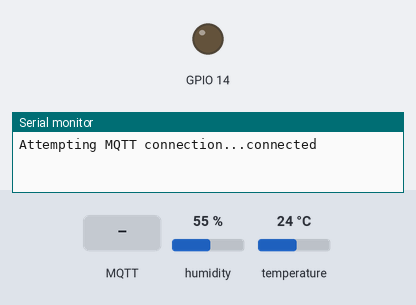
A program run on a simulated ESP8266 (NodeMCU). Parts: output pins drawn as LEDs (lit = HIGH), the last lines printed to the serial monitor. The inputs (shaded band) are chosen by the test bench; at power-on: humidity 55 %, temperature 24 °C. WiFi joins after 1.5 s; servers stay silent unless stated; random numbers use the default seed unless the program sets one; no MQTT or app messages arrive unless stated.

Above: at 1.3 s.
1.4 s: MQTT message "led1" arrives on the first subscribed topic
At 2.4 s:
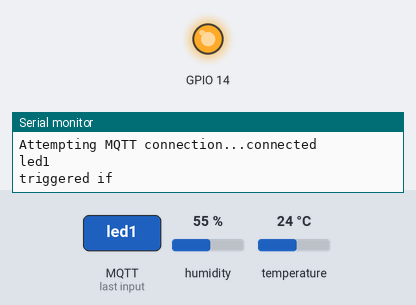
3.0 s: MQTT message "led0" arrives on the first subscribed topic
At 4.5 s:
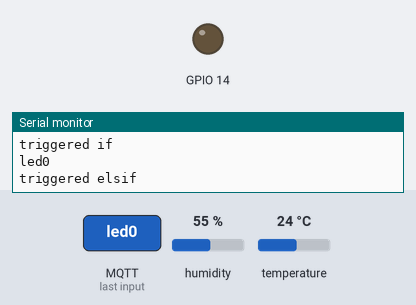
Timing chart, 0 to 6.0 s (numbered marks = the images above; inputs shaded):
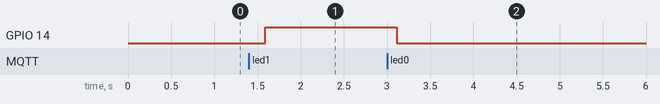

The program:

main.cpp
```cpp
#include <Arduino.h>
#include <ESP8266WiFi.h>
#include <PubSubClient.h>
#include <Adafruit_Sensor.h>
#include <DHT.h>

#define DHTPIN 2
#define DHTTYPE DHT11
DHT dht(DHTPIN, DHTTYPE);

const char* ssid = "Fibaro";
const char* password = "";
const char* mqtt_server = "192.168.1.80";
WiFiClient espClient;
PubSubClient client(espClient);
long lastMsg = 0;
char msg[50];
int value = 0;

void setup_wifi() {
  delay(10);
  WiFi.begin(ssid, password);

 dht.begin();
}

void temperature() {
  float t = dht.readTemperature();

  client.publish("testTemp", String(t).c_str());
  delay(500);
}

void callback(char* topic, byte* payload, unsigned int length) {
  String msgIN = "";
  for (int i=0;i<length;i++)
  {
    msgIN += (char)payload[i];
  }
  String msgString = msgIN;
  Serial.println(msgString);

  // --- code for execution goes here ---

  if (msgString == "led1") {
    digitalWrite(14, HIGH);
    Serial.println("triggered if");
  } else if (msgString == "led0") {
    digitalWrite(14, LOW);
    Serial.println("triggered elsif");
  }

  // ------------------------------------

}

void reconnect() {
  while (!client.connected()) {
   Serial.print("Attempting MQTT connection...");
   String clientId = "ESP-";
   clientId += String(random(0xffff), HEX);
   if (client.connect(clientId.c_str())) {
     Serial.println("connected");
     client.publish("testTopic", "ESP connected");
     client.subscribe("testTopic");
   } else {
     Serial.print("failed, rc=");
     Serial.print(client.state());
     Serial.println(" try again in 2 seconds");
     delay(2000);
    }
  }
}

void setup(void) {
  Serial.begin(115200);
  setup_wifi();
  client.setServer(mqtt_server, 1883);
  client.setCallback(callback);

  pinMode(14, OUTPUT);
}

void loop(void) {

  if (!client.connected()) {
    reconnect();
  }

  client.loop();

  temperature();
}
```

Measured:
- after the input at 1.4 s, GPIO 14: LOW → HIGH after 0.19 s
- after the input at 3.0 s, GPIO 14: HIGH → LOW after 0.11 s
